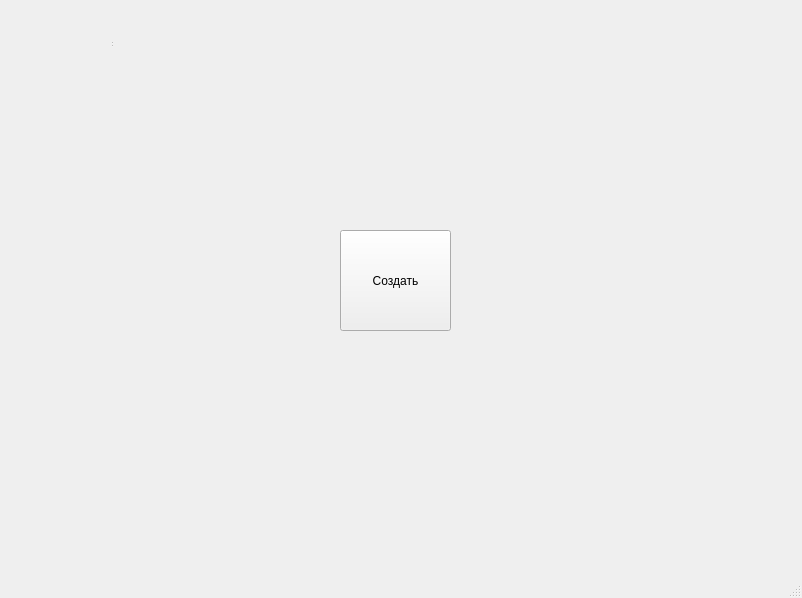
<?xml version="1.0" encoding="UTF-8"?>
<ui version="4.0">
 <class>MainWindow</class>
 <widget class="QMainWindow" name="MainWindow">
  <property name="geometry">
   <rect>
    <x>0</x>
    <y>0</y>
    <width>802</width>
    <height>598</height>
   </rect>
  </property>
  <property name="windowTitle">
   <string>MainWindow</string>
  </property>
  <widget class="QWidget" name="centralwidget">
   <widget class="QWidget" name="centralwidget_2" native="true">
    <property name="geometry">
     <rect>
      <x>110</x>
      <y>30</y>
      <width>571</width>
      <height>501</height>
     </rect>
    </property>
    <widget class="QPushButton" name="pushButton">
     <property name="geometry">
      <rect>
       <x>230</x>
       <y>200</y>
       <width>111</width>
       <height>101</height>
      </rect>
     </property>
     <property name="text">
      <string>Создать</string>
     </property>
    </widget>
   </widget>
   <widget class="QStatusBar" name="statusbar_2">
    <property name="geometry">
     <rect>
      <x>110</x>
      <y>30</y>
      <width>3</width>
      <height>18</height>
     </rect>
    </property>
   </widget>
  </widget>
  <widget class="QMenuBar" name="menubar">
   <property name="geometry">
    <rect>
     <x>0</x>
     <y>0</y>
     <width>802</width>
     <height>21</height>
    </rect>
   </property>
  </widget>
  <widget class="QStatusBar" name="statusbar"/>
 </widget>
 <resources/>
 <connections/>
</ui>
